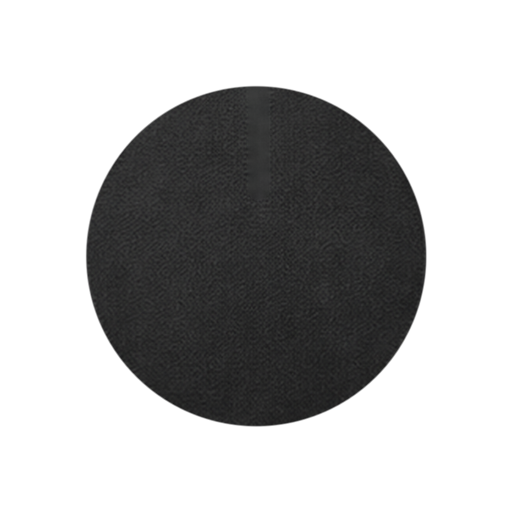
#> input picture Assets/knob_cap.png, 1024 x 1024 px, given in place of shell_old.png, which was not available (shown at 1/2 size)
$ python make_shell.py 1.0 1.0 3 1.0
#> lines starting #> are read from the running program, lines starting #| are printed output that depends on the picture
import numpy as np, cv2
from PIL import Image
old=np.asarray(Image.open('shell_old.png').convert('RGBA')).astype(np.float32)
H,W=old.shape[:2]; A=old[...,3]/255
#> after `H, W = old.shape[:2]`: H = 1024; W = 1024
#> after `A = old[..., 3] / 255`:
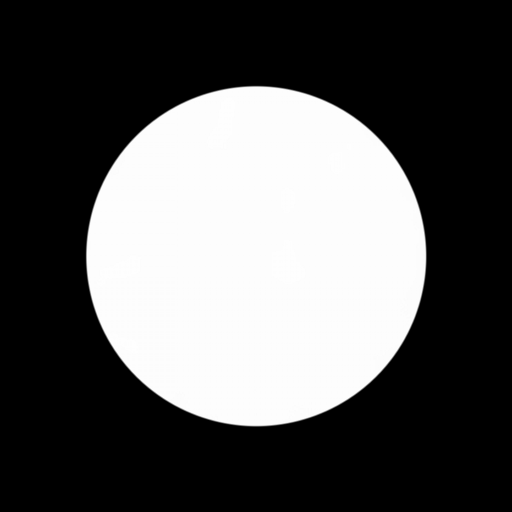
#> A: shape (1024, 1024) float32 (shown at 1/2 size); min 0, max 1, mean 0.343
import sys
FS=float(sys.argv[1]) if len(sys.argv)>1 else 0.5
fr0=Image.open('tex_frost2.png').convert('RGB'); n_=int(4096*FS)
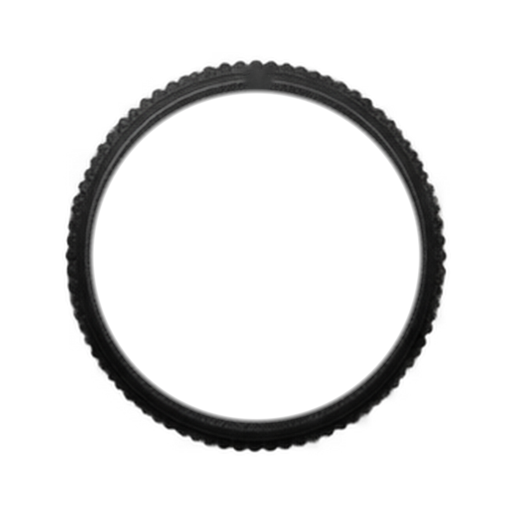
#> input picture Assets/knob_crown.png, 1024 x 1024 px, given in place of tex_frost2.png, which was not available (shown at 1/2 size)
#> after `fr0 = Image.open('tex_frost2.png').convert('RGB')`:
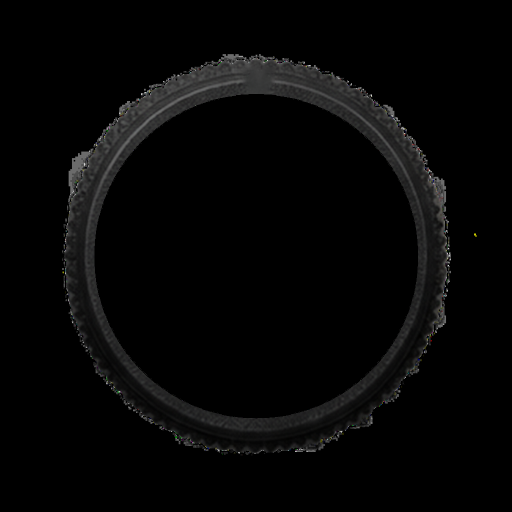
#> fr0: PIL image 1024x1024 RGB (shown at 1/2 size); mean R, G, B 6.1, 6.1, 6.1
#> (the run stopped early here; a loop or call above may not have finished)
